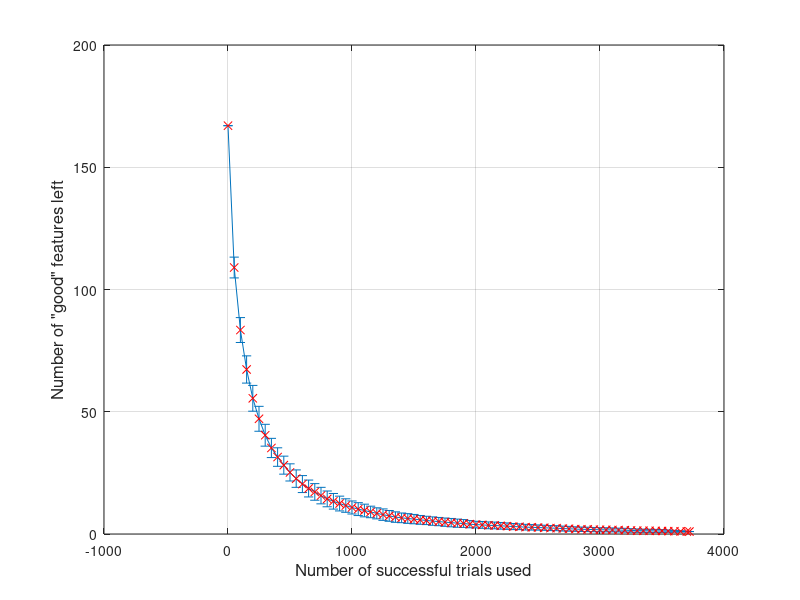

This chart was generated by the following MATLAB code:
load ds1000ngood_plot.mat
errorbar(S, mean_ngood, std_ngood);
hold on; plot(S, mean_ngood, 'rx');
xlabel('Number of successful trials used', 'fontsize', 12);
ylabel('Number of "good" features left', 'fontsize', 12);
grid on;
print -f1 -deps ds1000ngood_plot.eps

